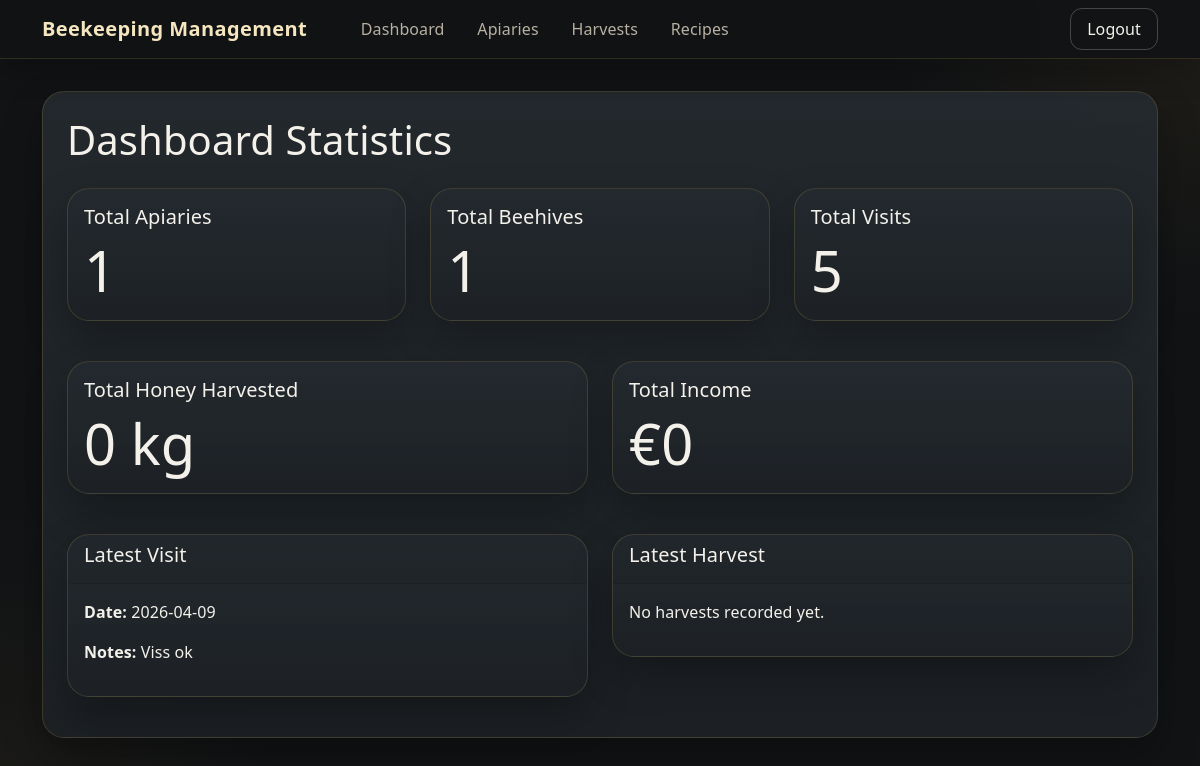
The page /dashboard (signed in) on the database as committed earlier.
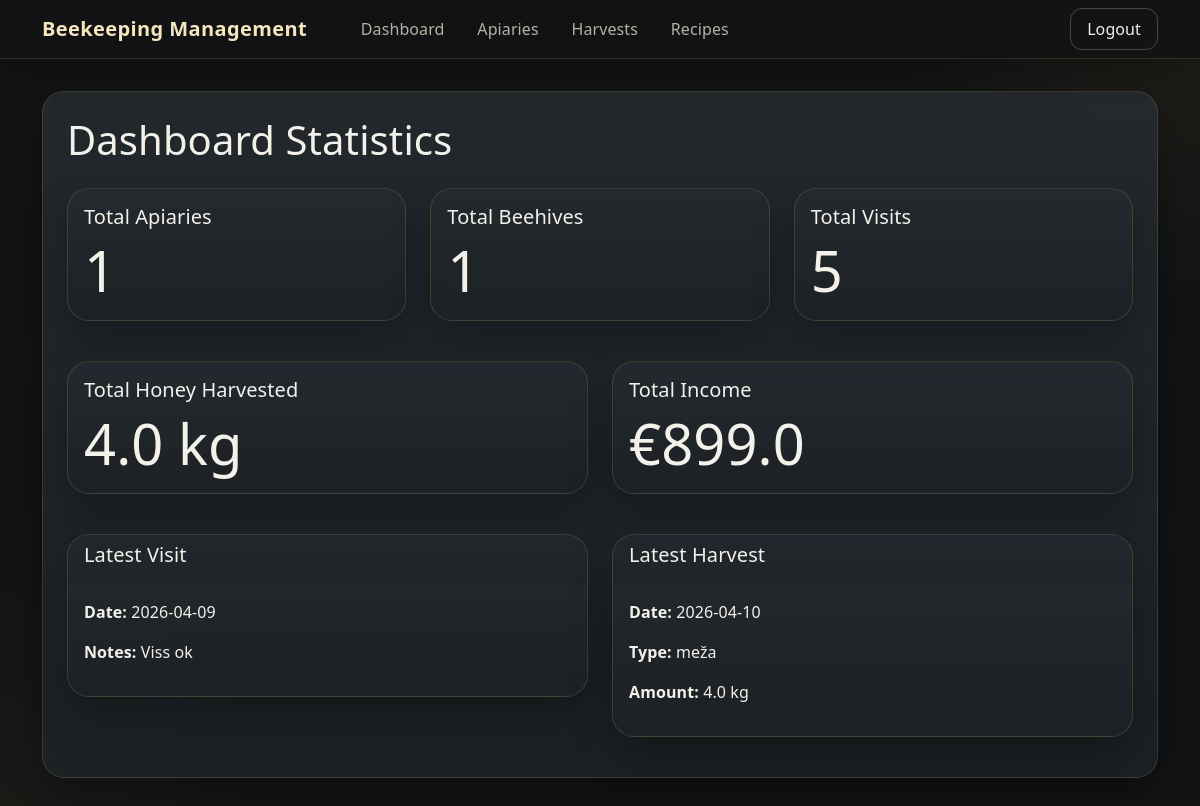
The same page on the database as committed later.
### tables this page shows
CREATE TABLE honey_harvests (
                    id INTEGER PRIMARY KEY,
                    date TEXT NOT NULL,
                    honey_type TEXT NOT NULL,
                    amount REAL NOT NULL,
                    money_earned REAL
                , user_id INTEGER NOT NULL DEFAULT 1);

### web_app.py (the view)
@app.route("/dashboard")
@login_required
def dashboard():
    conn = sqlite3.connect('beekeeping.db')
    c = conn.cursor()
    user_id = session['user_id']
    c.execute("SELECT COUNT(*) FROM apiaries WHERE user_id = ?", (user_id,))
    total_apiaries = c.fetchone()[0]
    c.execute("""
        SELECT COUNT(*) FROM beehives
        WHERE apiary_id IN (SELECT id FROM apiaries WHERE user_id = ?)
    """, (user_id,))
    total_beehives = c.fetchone()[0]
    c.execute("""
        SELECT COUNT(*) FROM apiary_visits
        WHERE apiary_id IN (SELECT id FROM apiaries WHERE user_id = ?)
    """, (user_id,))
    total_visits = c.fetchone()[0]
    c.execute("SELECT COALESCE(SUM(amount), 0) FROM honey_harvests WHERE user_id = ?", (user_id,))
    total_honey = c.fetchone()[0]
    c.execute("SELECT COALESCE(SUM(money_earned), 0) FROM honey_harvests WHERE user_id = ?", (user_id,))
    total_income = c.fetchone()[0]
    c.execute("""
        SELECT visit_date, notes FROM apiary_visits
        WHERE apiary_id IN (SELECT id FROM apiaries WHERE user_id = ?)
        ORDER BY visit_date DESC LIMIT 1
    """, (user_id,))
    latest_visit_row = c.fetchone()
    latest_visit = {'date': latest_visit_row[0], 'notes': latest_visit_row[1]} if latest_visit_row else None
    c.execute("SELECT date, honey_type, amount FROM honey_harvests WHERE user_id = ? ORDER BY date DESC LIMIT 1", (user_id,))
    latest_harvest_row = c.fetchone()
    latest_harvest = {'date': latest_harvest_row[0], 'type': latest_harvest_row[1], 'amount': latest_harvest_row[2]} if latest_harvest_row else None
    conn.close()
    return render_template("statistics.html",
                           total_apiaries=total_apiaries,
                           total_beehives=total_beehives,
                           total_visits=total_visits,
                           total_honey=total_honey,
                           total_income=total_income,
                           latest_visit=latest_visit,
                           latest_harvest=latest_harvest)

### web_app.py (called while the page is built)
@app.before_request
def require_login():
    allowed = {"login", "register", "logout", "static", "serve_image"}  # names of view functions that don't require auth
    if request.endpoint not in allowed and not session.get("logged_in"):
        return redirect(url_for("login"))

def login_required(f):
    @wraps(f)
    def decorated_function(*args, **kwargs):
        if not session.get("logged_in"):
            return redirect(url_for("login"))
        return f(*args, **kwargs)
    return decorated_function

### templates/statistics.html (shortened to what this page needs)
{% extends "base.html" %}
{% block content %}
<div class="glass-panel p-4 mb-4">
<h1 class="mb-4">Dashboard Statistics</h1>
<div class="row mb-4">
    <div class="col-md-4 mb-3">
        <div class="card">
            <div class="card-body">
                <h5 class="card-title">Total Apiaries</h5>
                <p class="card-text display-4">{{ total_apiaries }}</p>
            </div>
        </div>
    </div>
    <div class="col-md-4 mb-3">
        <div class="card">
            <div class="card-body">
                <h5 class="card-title">Total Beehives</h5>
                <p class="card-text display-4">{{ total_beehives }}</p>
            </div>
        </div>
    </div>
    <div class="col-md-4 mb-3">
        <div class="card">
            <div class="card-body">
                <h5 class="card-title">Total Visits</h5>
                <p class="card-text display-4">{{ total_visits }}</p>
            </div>
        </div>
    </div>
</div>
<div class="row mb-4">
    <div class="col-md-6 mb-3">
        <div class="card">
            <div class="card-body">
                <h5 class="card-title">Total Honey Harvested</h5>
                <p class="card-text display-4">{{ total_honey }} kg</p>
            </div>
        </div>
    </div>
    <div class="col-md-6 mb-3">
        <div class="card">
            <div class="card-body">
                <h5 class="card-title">Total Income</h5>
                <p class="card-text display-4">€{{ total_income }}</p>
            </div>
        </div>
    </div>
</div>
<div class="row">
    <div class="col-md-6 mb-3">
        <div class="card">
            <div class="card-header">
                <h5>Latest Visit</h5>
            </div>
            <div class="card-body">
                {% if latest_visit %}
                <p><strong>Date:</strong> {{ latest_visit.date }}</p>
                <p><strong>Notes:</strong> {{ latest_visit.notes or 'No notes' }}</p>
                {% else %}
                <p>No visits recorded yet.</p>
                {% endif %}
            </div>
        </div>
    </div>
    <div class="col-md-6 mb-3">
        <div class="card">
            <div class="card-header">
                <h5>Latest Harvest</h5>
            </div>
            <div class="card-body">
                {% if latest_harvest %}
                <p><strong>Date:</strong> {{ latest_harvest.date }}</p>
                <p><strong>Type:</strong> {{ latest_harvest.type }}</p>
                <p><strong>Amount:</strong> {{ latest_harvest.amount }} kg</p>
                {% else %}
                <p>No harvests recorded yet.</p>
                {% endif %}
            </div>
        </div>
    </div>
</div>
</div>
{% endblock %}

Rows that differ between the two databases and show on the page:
added honey_harvests: date "2026-04-10", type "meža", amount "4.0"
Other text that changed with them:
{{ total_honey }}: "0" → "4.0"
{{ total_income }}: "0" → "899.0"
text no longer shown: "No harvests recorded yet."
text now shown: "Date: Type: Amount: kg"
